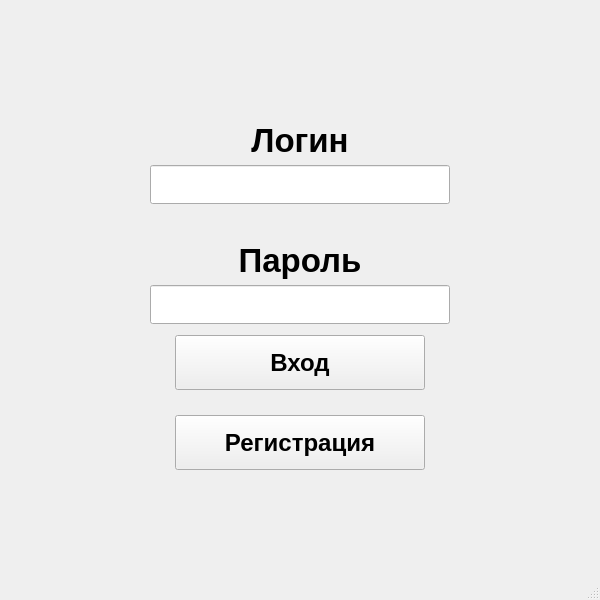
<?xml version="1.0" encoding="UTF-8"?>
<ui version="4.0">
 <class>MainWindow</class>
 <widget class="QMainWindow" name="MainWindow">
  <property name="geometry">
   <rect>
    <x>0</x>
    <y>0</y>
    <width>600</width>
    <height>600</height>
   </rect>
  </property>
  <property name="minimumSize">
   <size>
    <width>600</width>
    <height>600</height>
   </size>
  </property>
  <property name="maximumSize">
   <size>
    <width>600</width>
    <height>600</height>
   </size>
  </property>
  <property name="font">
   <font>
    <family>Arial</family>
    <pointsize>11</pointsize>
    <weight>75</weight>
    <italic>false</italic>
    <bold>true</bold>
   </font>
  </property>
  <property name="cursor">
   <cursorShape>ArrowCursor</cursorShape>
  </property>
  <property name="windowTitle">
   <string>Вход</string>
  </property>
  <property name="windowIcon">
   <iconset>
    <normaloff>../Структурные фото/вход.png</normaloff>../Структурные фото/вход.png</iconset>
  </property>
  <property name="layoutDirection">
   <enum>Qt::LeftToRight</enum>
  </property>
  <widget class="QWidget" name="centralwidget">
   <property name="styleSheet">
    <string notr="true">self.setStyleSheet(&quot;background-color: blue&quot;)</string>
   </property>
   <widget class="QLabel" name="label">
    <property name="geometry">
     <rect>
      <x>150</x>
      <y>120</y>
      <width>300</width>
      <height>40</height>
     </rect>
    </property>
    <property name="sizePolicy">
     <sizepolicy hsizetype="Preferred" vsizetype="Preferred">
      <horstretch>0</horstretch>
      <verstretch>0</verstretch>
     </sizepolicy>
    </property>
    <property name="font">
     <font>
      <family>Arial</family>
      <pointsize>25</pointsize>
      <weight>75</weight>
      <italic>false</italic>
      <bold>true</bold>
     </font>
    </property>
    <property name="cursor">
     <cursorShape>ArrowCursor</cursorShape>
    </property>
    <property name="autoFillBackground">
     <bool>false</bool>
    </property>
    <property name="text">
     <string>Логин</string>
    </property>
    <property name="textFormat">
     <enum>Qt::AutoText</enum>
    </property>
    <property name="alignment">
     <set>Qt::AlignCenter</set>
    </property>
    <property name="margin">
     <number>0</number>
    </property>
   </widget>
   <widget class="QLineEdit" name="lineEdit">
    <property name="geometry">
     <rect>
      <x>150</x>
      <y>165</y>
      <width>300</width>
      <height>39</height>
     </rect>
    </property>
    <property name="font">
     <font>
      <family>MS Shell Dlg 2</family>
      <pointsize>15</pointsize>
      <weight>50</weight>
      <italic>false</italic>
      <bold>false</bold>
     </font>
    </property>
    <property name="whatsThis">
     <string>&lt;html&gt;&lt;head/&gt;&lt;body&gt;&lt;p align=&quot;center&quot;&gt;&lt;span style=&quot; font-size:14pt; font-weight:600;&quot;&gt;Введите логин&lt;/span&gt;&lt;/p&gt;&lt;/body&gt;&lt;/html&gt;</string>
    </property>
    <property name="autoFillBackground">
     <bool>false</bool>
    </property>
   </widget>
   <widget class="QLabel" name="label_2">
    <property name="geometry">
     <rect>
      <x>150</x>
      <y>240</y>
      <width>300</width>
      <height>40</height>
     </rect>
    </property>
    <property name="sizePolicy">
     <sizepolicy hsizetype="Preferred" vsizetype="Preferred">
      <horstretch>0</horstretch>
      <verstretch>0</verstretch>
     </sizepolicy>
    </property>
    <property name="font">
     <font>
      <family>Arial</family>
      <pointsize>25</pointsize>
      <weight>75</weight>
      <italic>false</italic>
      <bold>true</bold>
     </font>
    </property>
    <property name="cursor">
     <cursorShape>ArrowCursor</cursorShape>
    </property>
    <property name="autoFillBackground">
     <bool>false</bool>
    </property>
    <property name="text">
     <string>Пароль</string>
    </property>
    <property name="textFormat">
     <enum>Qt::AutoText</enum>
    </property>
    <property name="alignment">
     <set>Qt::AlignCenter</set>
    </property>
    <property name="margin">
     <number>0</number>
    </property>
   </widget>
   <widget class="QLineEdit" name="lineEdit_2">
    <property name="enabled">
     <bool>true</bool>
    </property>
    <property name="geometry">
     <rect>
      <x>150</x>
      <y>285</y>
      <width>300</width>
      <height>39</height>
     </rect>
    </property>
    <property name="font">
     <font>
      <family>MS Shell Dlg 2</family>
      <pointsize>15</pointsize>
      <weight>50</weight>
      <italic>false</italic>
      <bold>false</bold>
     </font>
    </property>
    <property name="tabletTracking">
     <bool>false</bool>
    </property>
    <property name="whatsThis">
     <string>&lt;html&gt;&lt;head/&gt;&lt;body&gt;&lt;p align=&quot;center&quot;&gt;&lt;span style=&quot; font-size:12pt; font-weight:600;&quot;&gt;Введите пароль&lt;/span&gt;&lt;/p&gt;&lt;/body&gt;&lt;/html&gt;</string>
    </property>
   </widget>
   <widget class="QPushButton" name="pushButton">
    <property name="enabled">
     <bool>true</bool>
    </property>
    <property name="geometry">
     <rect>
      <x>175</x>
      <y>335</y>
      <width>250</width>
      <height>55</height>
     </rect>
    </property>
    <property name="font">
     <font>
      <family>Arial</family>
      <pointsize>18</pointsize>
      <weight>75</weight>
      <italic>false</italic>
      <bold>true</bold>
     </font>
    </property>
    <property name="styleSheet">
     <string notr="true"/>
    </property>
    <property name="text">
     <string>Вход</string>
    </property>
   </widget>
   <widget class="QPushButton" name="pushButton_2">
    <property name="enabled">
     <bool>true</bool>
    </property>
    <property name="geometry">
     <rect>
      <x>175</x>
      <y>415</y>
      <width>250</width>
      <height>55</height>
     </rect>
    </property>
    <property name="font">
     <font>
      <family>Arial</family>
      <pointsize>18</pointsize>
      <weight>75</weight>
      <italic>false</italic>
      <bold>true</bold>
     </font>
    </property>
    <property name="styleSheet">
     <string notr="true"/>
    </property>
    <property name="text">
     <string>Регистрация</string>
    </property>
   </widget>
   <widget class="QLabel" name="label_3">
    <property name="geometry">
     <rect>
      <x>220</x>
      <y>0</y>
      <width>150</width>
      <height>150</height>
     </rect>
    </property>
    <property name="text">
     <string/>
    </property>
   </widget>
  </widget>
  <widget class="QStatusBar" name="statusBar">
   <property name="palette">
    <palette>
     <active>
      <colorrole role="WindowText">
       <brush brushstyle="SolidPattern">
        <color alpha="255">
         <red>255</red>
         <green>0</green>
         <blue>0</blue>
        </color>
       </brush>
      </colorrole>
      <colorrole role="Button">
       <brush brushstyle="SolidPattern">
        <color alpha="255">
         <red>205</red>
         <green>234</green>
         <blue>255</blue>
        </color>
       </brush>
      </colorrole>
      <colorrole role="Text">
       <brush brushstyle="SolidPattern">
        <color alpha="255">
         <red>255</red>
         <green>0</green>
         <blue>0</blue>
        </color>
       </brush>
      </colorrole>
      <colorrole role="ButtonText">
       <brush brushstyle="SolidPattern">
        <color alpha="255">
         <red>255</red>
         <green>0</green>
         <blue>0</blue>
        </color>
       </brush>
      </colorrole>
      <colorrole role="Base">
       <brush brushstyle="SolidPattern">
        <color alpha="255">
         <red>205</red>
         <green>234</green>
         <blue>255</blue>
        </color>
       </brush>
      </colorrole>
      <colorrole role="Window">
       <brush brushstyle="SolidPattern">
        <color alpha="255">
         <red>205</red>
         <green>234</green>
         <blue>255</blue>
        </color>
       </brush>
      </colorrole>
      <colorrole role="PlaceholderText">
       <brush brushstyle="NoBrush">
        <color alpha="128">
         <red>255</red>
         <green>0</green>
         <blue>0</blue>
        </color>
       </brush>
      </colorrole>
     </active>
     <inactive>
      <colorrole role="WindowText">
       <brush brushstyle="SolidPattern">
        <color alpha="255">
         <red>255</red>
         <green>0</green>
         <blue>0</blue>
        </color>
       </brush>
      </colorrole>
      <colorrole role="Button">
       <brush brushstyle="SolidPattern">
        <color alpha="255">
         <red>205</red>
         <green>234</green>
         <blue>255</blue>
        </color>
       </brush>
      </colorrole>
      <colorrole role="Text">
       <brush brushstyle="SolidPattern">
        <color alpha="255">
         <red>255</red>
         <green>0</green>
         <blue>0</blue>
        </color>
       </brush>
      </colorrole>
      <colorrole role="ButtonText">
       <brush brushstyle="SolidPattern">
        <color alpha="255">
         <red>255</red>
         <green>0</green>
         <blue>0</blue>
        </color>
       </brush>
      </colorrole>
      <colorrole role="Base">
       <brush brushstyle="SolidPattern">
        <color alpha="255">
         <red>205</red>
         <green>234</green>
         <blue>255</blue>
        </color>
       </brush>
      </colorrole>
      <colorrole role="Window">
       <brush brushstyle="SolidPattern">
        <color alpha="255">
         <red>205</red>
         <green>234</green>
         <blue>255</blue>
        </color>
       </brush>
      </colorrole>
      <colorrole role="PlaceholderText">
       <brush brushstyle="NoBrush">
        <color alpha="128">
         <red>255</red>
         <green>0</green>
         <blue>0</blue>
        </color>
       </brush>
      </colorrole>
     </inactive>
     <disabled>
      <colorrole role="WindowText">
       <brush brushstyle="SolidPattern">
        <color alpha="255">
         <red>255</red>
         <green>0</green>
         <blue>0</blue>
        </color>
       </brush>
      </colorrole>
      <colorrole role="Button">
       <brush brushstyle="SolidPattern">
        <color alpha="255">
         <red>205</red>
         <green>234</green>
         <blue>255</blue>
        </color>
       </brush>
      </colorrole>
      <colorrole role="Text">
       <brush brushstyle="SolidPattern">
        <color alpha="255">
         <red>255</red>
         <green>0</green>
         <blue>0</blue>
        </color>
       </brush>
      </colorrole>
      <colorrole role="ButtonText">
       <brush brushstyle="SolidPattern">
        <color alpha="255">
         <red>255</red>
         <green>0</green>
         <blue>0</blue>
        </color>
       </brush>
      </colorrole>
      <colorrole role="Base">
       <brush brushstyle="SolidPattern">
        <color alpha="255">
         <red>205</red>
         <green>234</green>
         <blue>255</blue>
        </color>
       </brush>
      </colorrole>
      <colorrole role="Window">
       <brush brushstyle="SolidPattern">
        <color alpha="255">
         <red>205</red>
         <green>234</green>
         <blue>255</blue>
        </color>
       </brush>
      </colorrole>
      <colorrole role="PlaceholderText">
       <brush brushstyle="NoBrush">
        <color alpha="128">
         <red>255</red>
         <green>0</green>
         <blue>0</blue>
        </color>
       </brush>
      </colorrole>
     </disabled>
    </palette>
   </property>
   <property name="font">
    <font>
     <family>Arial</family>
     <pointsize>13</pointsize>
     <weight>75</weight>
     <italic>false</italic>
     <bold>true</bold>
    </font>
   </property>
   <property name="contextMenuPolicy">
    <enum>Qt::NoContextMenu</enum>
   </property>
   <property name="layoutDirection">
    <enum>Qt::LeftToRight</enum>
   </property>
   <property name="styleSheet">
    <string notr="true">QStatusBar#statusBar {
color: red;
font: bold;}</string>
   </property>
  </widget>
 </widget>
 <resources/>
 <connections/>
</ui>
